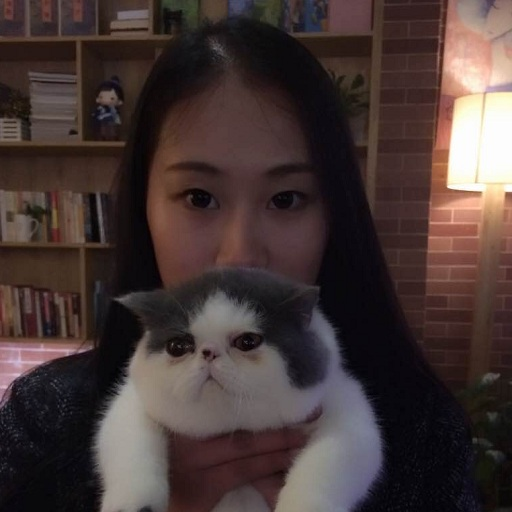
//> input picture workspace/test/src.bmp, 512 x 512 px
$ ./test   (built with g++ and OpenCV 4)
//> lines starting //> are read from the running program, lines starting //| are printed output that depends on the picture
//By MoreWindows (http://blog.csdn.net/MoreWindows)
#include <opencv2/opencv.hpp>
#include <opencv2/legacy/compat.hpp>
using namespace std;
void FillWhite(IplImage *pImage)
{
    cvRectangle(pImage, cvPoint(0, 0), cvPoint(pImage->width, pImage->height), CV_RGB(255, 255, 255), CV_FILLED);
}
// ´´½¨»ҶÈ¼ÏµÄ±·½ͼ
CvHistogram* CreateGrayImageHist(IplImage **ppImage)
{
    int nHistSize = 256;
    float fRange[] = {0, 255};  //»Ҷȼ¶µķ¶Χ
    float *pfRanges[] = {fRange};
    CvHistogram *pcvHistogram = cvCreateHist(1, &nHistSize, CV_HIST_ARRAY, pfRanges);
    cvCalcHist(ppImage, pcvHistogram);
    return pcvHistogram;
}
// ¸ù·½ͼ´´½¨ֱ·½ͼͼÏ
IplImage* CreateHisogramImage(int nImageWidth, int nScale, int nImageHeight, CvHistogram *pcvHistogram)
{
    IplImage *pHistImage = cvCreateImage(cvSize(nImageWidth * nScale, nImageHeight), IPL_DEPTH_8U, 1);
    FillWhite(pHistImage);

    //ͳ¼Æ±·½ͼÖµÄîֱ·½¿é
    float fMaxHistValue = 0;
    cvGetMinMaxHistValue(pcvHistogram, NULL, &fMaxHistValue, NULL, NULL);

    //·ֱð¿¸ö½¿éֵ»æµ½ͼÖ
    int i;
    for(i = 0; i < nImageWidth; i++)
    {
        float fHistValue = cvQueryHistValue_1D(pcvHistogram, i); //ÏËΪiµÄ±·½¿éС
        int nRealHeight = cvRound((fHistValue / fMaxHistValue) * nImageHeight);  //Ҫ»æµĸ߶È
        cvRectangle(pHistImage,
            cvPoint(i * nScale, nImageHeight - 1),
            cvPoint((i + 1) * nScale - 1, nImageHeight - nRealHeight),
            cvScalar(i, 0, 0, 0),
            CV_FILLED
        );
    }
    return pHistImage;
}
int main( int argc, char** argv )
{
    const char *pstrWindowsSrcTitle = "ԭͼ(http://blog.csdn.net/MoreWindows)";
    const char *pstrWindowsGrayTitle = "»ҶÈ¼(http://blog.csdn.net/MoreWindows)";
    const char *pstrWindowsHistTitle = "ֱ·½ͼ(http://blog.csdn.net/MoreWindows)";

    // ´ÓļþÖ¼ÓØ­ͼ
    IplImage *pSrcImage = cvLoadImage("src.bmp", CV_LOAD_IMAGE_UNCHANGED);
//> pSrcImage is the input picture: 512 rows x 512 cols, CV_8UC3; mean B, G, R 53.9, 55.5, 69.8
    IplImage *pGrayImage = cvCreateImage(cvGetSize(pSrcImage), IPL_DEPTH_8U, 1);
    // »ҶÈ¼
    cvCvtColor(pSrcImage, pGrayImage, CV_BGR2GRAY);
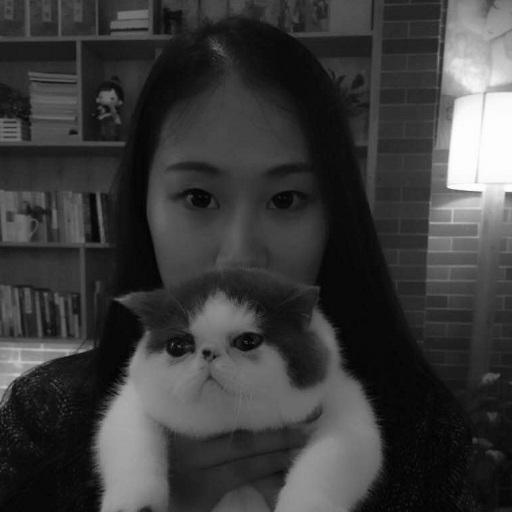
//> pGrayImage: 512 rows x 512 cols, CV_8UC1; min 0, max 255, mean 59.6

    // »ҶÈ±·½ͼ
    CvHistogram *pcvHistogram = CreateGrayImageHist(&pGrayImage);

    // ´´½¨ֱ·½ͼͼÏ
    int nHistImageWidth = 255;
    int nHistImageHeight = 150;  //ֱ·½ͼͼÏ¸߶È
    int nScale = 2;
    IplImage *pHistImage = CreateHisogramImage(nHistImageWidth, nScale, nHistImageHeight, pcvHistogram);
//> in FillWhite, `cvRectangle(pImage, cvPoint(0, 0), cvPoint(pImage->width, pImage->heig..`: pImage: 150 rows x 510 cols, CV_8UC1; every value is 255
//> in CreateHisogramImage, `cvGetMinMaxHistValue(pcvHistogram, NULL, &fMaxHistValue, NULL, NULL);`: fMaxHistValue = 9987
//> the loop in CreateHisogramImage, `for(i = 0; i < nImageWidth; i++)` made 255 passes
//> (fHistValue, nRealHeight) on passes 1 to 3: (1, 0), (13, 0), (45, 1)
//> after the loop in CreateHisogramImage, `for(i = 0; i < nImageWidth; i++)`:
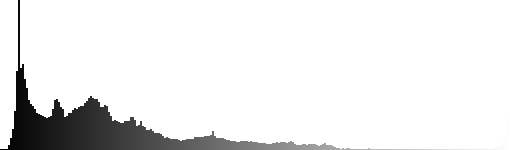
//> pHistImage: 150 rows x 510 cols, CV_8UC1; min 0, max 255, mean 234.9

    // Ïʾ
    cvNamedWindow(pstrWindowsSrcTitle, CV_WINDOW_AUTOSIZE);
    cvNamedWindow(pstrWindowsGrayTitle, CV_WINDOW_AUTOSIZE);
    cvNamedWindow(pstrWindowsHistTitle, CV_WINDOW_AUTOSIZE);
    cvShowImage(pstrWindowsSrcTitle, pSrcImage);
    cvShowImage(pstrWindowsGrayTitle, pGrayImage);
    cvShowImage(pstrWindowsHistTitle, pHistImage);


    cvWaitKey(0);

    cvReleaseHist(&pcvHistogram);

    cvDestroyWindow(pstrWindowsSrcTitle);
    cvDestroyWindow(pstrWindowsGrayTitle);
    cvDestroyWindow(pstrWindowsHistTitle);
    cvReleaseImage(&pSrcImage);
    cvReleaseImage(&pGrayImage);
    cvReleaseImage(&pHistImage);
    return 0;
}
